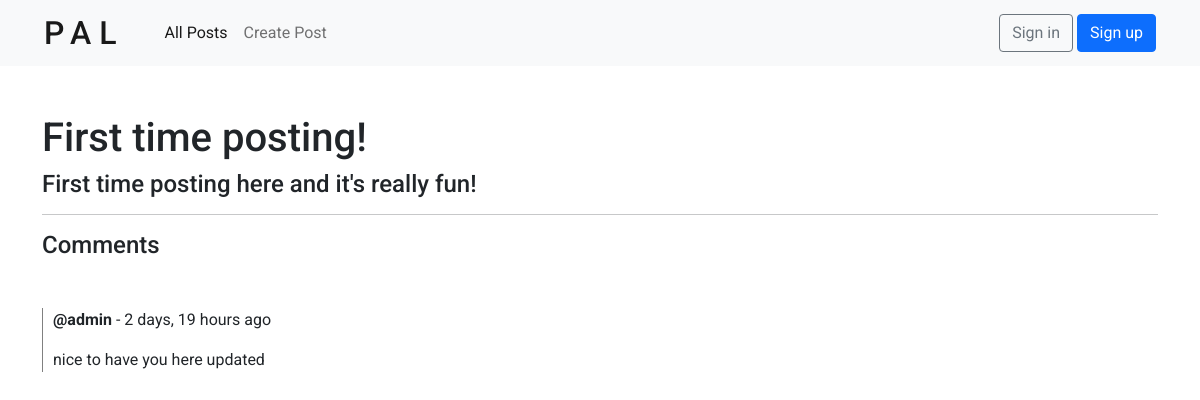
Screenshot of /post/3/ with the database file from the repository.
### posts/models.py (models this page shows, shortened)
class Post(models.Model):
    name = models.CharField(max_length=200)
    description = models.TextField(null=True, blank=True)
    topic = models.ForeignKey(Topic, null=True, on_delete=SET_NULL) # each Post is related to a single Topic
    user = models.ForeignKey(User, null=True, on_delete=SET_NULL) # each Post is related to a single User
    created = models.DateTimeField(auto_now_add=True)
    updated = models.DateTimeField(auto_now=True)

### comments/models.py (models this page shows, shortened)
class Comment(models.Model):
    user = models.ForeignKey(User, on_delete=CASCADE) # each Comment is related to a single User
    post = models.ForeignKey(Post, on_delete=CASCADE) # each Comment is related to a single Post
    body = models.TextField()
    created = models.DateTimeField(auto_now_add=True)
    updated = models.DateTimeField(auto_now=True)

### posts/views.py (the view, shortened to what this page needs)
# urls.py: path('post/<str:pk>/', views.post, name='post'),
def post(request, pk):
    post = Post.objects.get(id=pk)
    comments = post.comment_set.all().order_by('-created') # get the comments from each post
    comments_count = post.comment_set.all().count()
    context = {
        'post': post,
        'comments': comments,
        'comments_count': comments_count,
    }
    return render(request, 'posts/post.html', context)

### posts/templates/posts/post.html (shortened to what this page needs)
{% extends 'main.html' %}
{% block content %}
<div class="mt-5">
    <h1>{{ post.name }}</h3>
    <h4>{{ post.description }}</h4>
</div>
<hr />
<h4>Comments</h4>
<div class="comment-container mt-5">
    {% for comment in comments %}
        <div class="comment">
            <p><b>@{{ comment.user }}</b> - {{ comment.created|timesince }} ago</p>
            <p>{{ comment.body }}</p>
        </div>
    {% endfor %}
</div>
{% endblock content %}

### static/styles/main.css (style rules this page uses)
.comment-container { padding-left: 10px; border-left: 1px solid grey; }
.comment { margin-bottom: 10px; }

### static/styles/base.css (style rules this page uses)
*, *::before, *::after { margin: 0; padding: 0; box-sizing: border-box; }
body { font-family: 'Roboto', sans-serif; }

### rows the page displays
Post: name "First time posting!", description "First time posting here and it's really fun!"
Comment: user "admin", created "2 days, 19 hours", body "nice to have you here updated"
